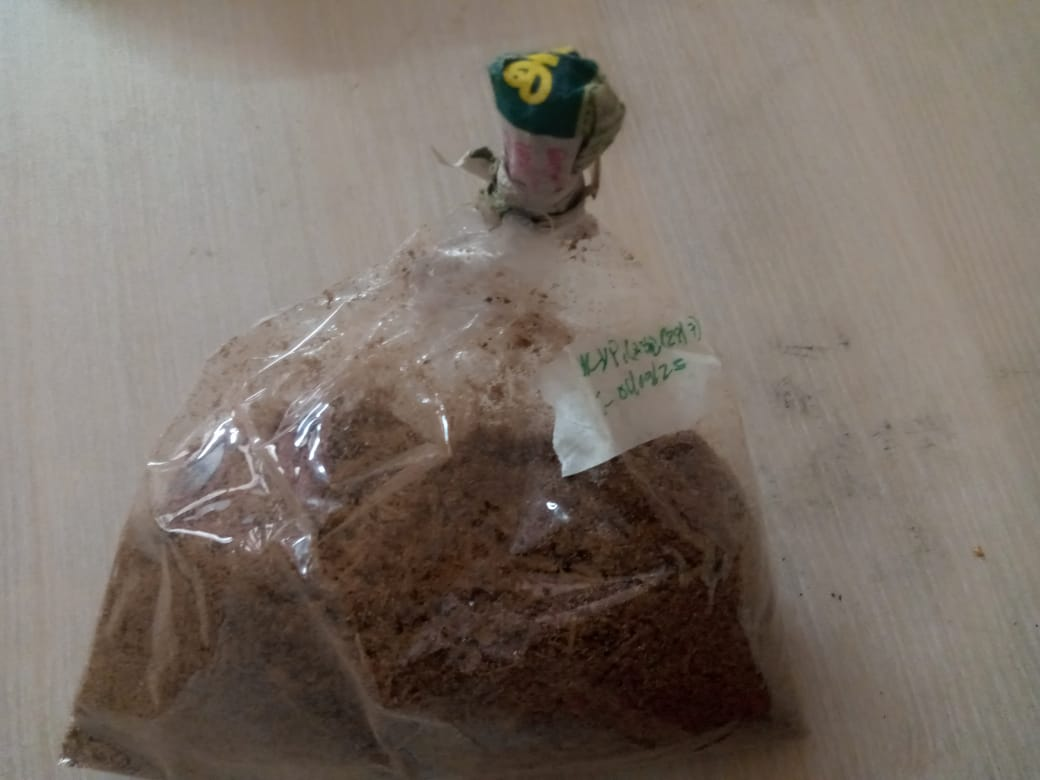
#> input picture fungal_growth_images/day1.jpeg, 1040 x 780 px; its folder holds only this picture in this run
$ python __init__.py
#> lines starting #> are read from the running program, lines starting #| are printed output that depends on the picture; after the words box and inside, x2 and y2 are one past the last pixel; in counts of white or black regions, pixels touching at a corner belong together
import cv2
import numpy as np
import matplotlib.pyplot as plt
import os
import math


def quantify_pigmentation(image_path, day_label, output_folder):
    # 1. Load Image
#> called with image_path = 'fungal_growth_images/day1.jpeg', day_label = 'Day 1', output_folder = 'analysis_results'
    img = cv2.imread(image_path)
#> img is the input picture: shape (780, 1040, 3); mean B, G, R 103.2, 111.7, 121.9
    if img is None:
        return 0, None

    # Resize
    scale_percent = 50
    width = int(img.shape[1] * scale_percent / 100)
#> width = 520
    height = int(img.shape[0] * scale_percent / 100)
#> height = 390
    img = cv2.resize(img, (width, height))
#> img: shape (390, 520, 3)

    # Crop top 30%
    crop_h = int(height * 0.30)
#> crop_h = 117
    img = img[crop_h:height, 0:width]
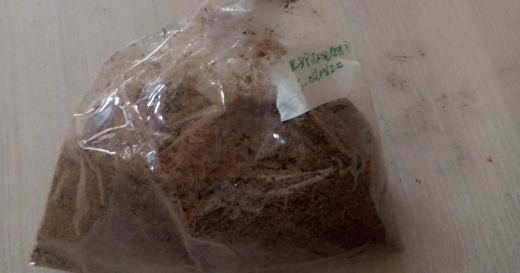
#> img: shape (273, 520, 3); mean B, G, R 92.5, 100.7, 112.5

    # 2. Convert to HSV
    hsv = cv2.cvtColor(img, cv2.COLOR_BGR2HSV)
#> hsv: shape (273, 520, 3); mean H, S, V 15.8, 62, 112.7

    # 3. Define Color Range ("Pink Backdoor" Strategy)
    s_min = 80
    v_min = 80

    lower_red1 = np.array([0, s_min, v_min])
    upper_red1 = np.array([9, 255, 255])
    lower_red2 = np.array([155, s_min, v_min])
    upper_red2 = np.array([180, 255, 255])

    mask1 = cv2.inRange(hsv, lower_red1, upper_red1)
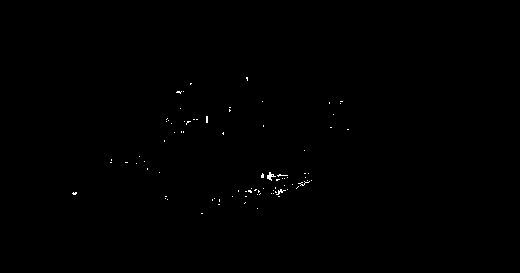
#> mask1: shape (273, 520); 0.2% white in thin lines or dots, all inside (x1, y1, x2, y2) = (72, 77, 349, 214)
    mask2 = cv2.inRange(hsv, lower_red2, upper_red2)
#> mask2: shape (273, 520); every value is 0
    pigment_mask = cv2.bitwise_or(mask1, mask2)

    # 4. Substrate Mask
    lower_bag = np.array([0, 20, 20])
    upper_bag = np.array([180, 255, 255])
    bag_mask_base = cv2.inRange(hsv, lower_bag, upper_bag)
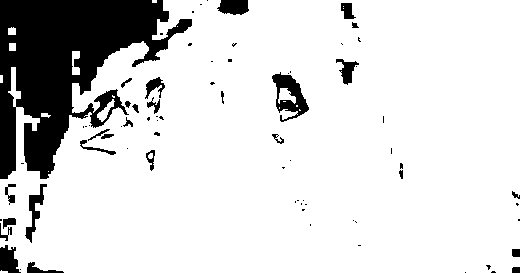
#> bag_mask_base: shape (273, 520); 85% white; 75 black regions (47 under 20 px), largest, box (x1, y1, x2, y2) and area: (0, 0, 192, 179) 17177, (272, 72, 309, 122) 842, (0, 245, 21, 273) 403
    total_bag_mask = cv2.bitwise_or(bag_mask_base, pigment_mask)

    # 5. Noise Cleanup
    kernel = np.ones((5, 5), np.uint8)
    pigment_mask = cv2.morphologyEx(pigment_mask, cv2.MORPH_OPEN, kernel)
    total_bag_mask = cv2.morphologyEx(total_bag_mask, cv2.MORPH_OPEN, kernel)
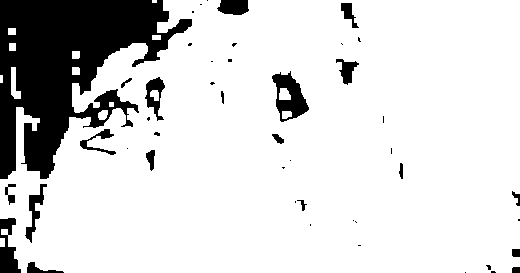
#> total_bag_mask: shape (273, 520); 84.4% white; 46 black regions (26 under 20 px), largest, box (x1, y1, x2, y2) and area: (0, 0, 192, 179) 17610, (272, 71, 309, 122) 946, (0, 218, 21, 273) 671

    # Blob Size Filter
    contours, _ = cv2.findContours(pigment_mask, cv2.RETR_EXTERNAL, cv2.CHAIN_APPROX_SIMPLE)
#> contours = []
    for cnt in contours:
        if cv2.contourArea(cnt) < 120:
            cv2.drawContours(pigment_mask, [cnt], -1, 0, -1)
#> this loop made 0 passes

    # 6. Calculate Area
    pigment_pixels = cv2.countNonZero(pigment_mask)
#> pigment_pixels = 0
    total_bag_pixels = cv2.countNonZero(total_bag_mask)
#> total_bag_pixels = 119869

    if total_bag_pixels == 0:
        ratio = 0
    else:
        ratio = (pigment_pixels / total_bag_pixels) * 100
#> ratio = 0

    # 7. Visualization PREPARATION (Do not show, just save)
    vis_img = img.copy()
    contours, _ = cv2.findContours(pigment_mask, cv2.RETR_EXTERNAL, cv2.CHAIN_APPROX_SIMPLE)
    cv2.drawContours(vis_img, contours, -1, (0, 0, 255), 2)

    # Add text label to the image itself for the report
    cv2.putText(vis_img, f"{day_label}: {ratio:.1f}%", (10, 30),
                cv2.FONT_HERSHEY_SIMPLEX, 0.8, (255, 255, 255), 2)
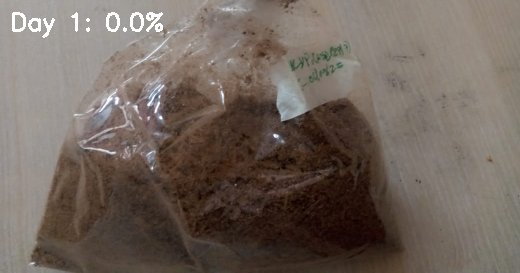
#> vis_img: shape (273, 520, 3); 0.66% of pixels changed, all inside (x1, y1, x2, y2) = (12, 12, 163, 38)

    # --- SAVE INDIVIDUAL DETAILED REPORT TO DISK ---
    plt.figure(figsize=(10, 4))
    plt.suptitle(f"Analysis for {day_label}", fontsize=14)
    plt.subplot(1, 3, 1);
    plt.imshow(cv2.cvtColor(img, cv2.COLOR_BGR2RGB));
    plt.title("Original")
    plt.subplot(1, 3, 2);
    plt.imshow(pigment_mask, cmap='gray');
    plt.title("Mask")
    plt.subplot(1, 3, 3);
    plt.imshow(cv2.cvtColor(vis_img, cv2.COLOR_BGR2RGB));
    plt.title(f"Overlay")

    # Save file instead of showing it
    save_path = os.path.join(output_folder, f"{day_label.replace(' ', '_')}.png")
    plt.savefig(save_path)
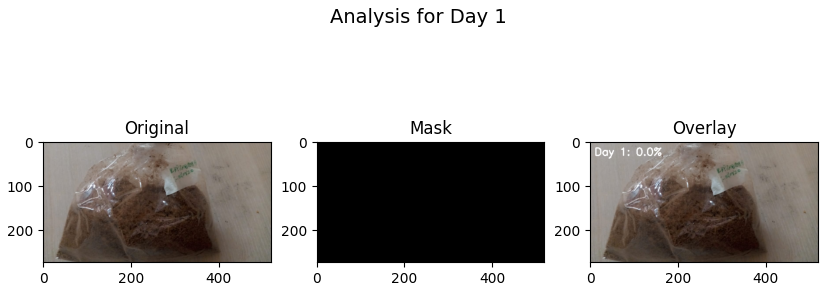
#> figure drawn by matplotlib, 3 panels
    plt.close()  # Close figure to free memory

    return ratio, vis_img


# --- RUN THE ANALYSIS ---
output_folder = "analysis_results"
if not os.path.exists(output_folder):
    os.makedirs(output_folder)

image_files = []
results = []
days = []
report_images = []  # Store images for the final grid

print(f"Starting Analysis... (Saving details to '{output_folder}/')")

for i in range(1, 16):
    file_name = f"fungal_growth_images/day{i}.jpeg"

    if os.path.exists(file_name):
        print(f"Processing Day {i}...", end='\r')  # \r prints on same line

        # We pass the output folder to save individual images there
        percentage, overlay_img = quantify_pigmentation(file_name, f"Day {i}", output_folder)
#> percentage = 0

        days.append(i)
        results.append(percentage)
        report_images.append(overlay_img)
    else:
        # If a day is missing, add a blank placeholder so the grid doesn't break
        pass

print(f"\nAnalysis Complete. Generating Summary Report...")

# --- 1. PLOT GROWTH CURVE ---
plt.figure(figsize=(10, 6))
plt.plot(days, results, marker='o', linestyle='-', color='r', linewidth=2)
plt.title("Fungal Pigmentation Growth Over Time")
plt.xlabel("Day")
plt.ylabel("Pigmentation Coverage (%)")
plt.grid(True)
plt.show()  # This is the first popup
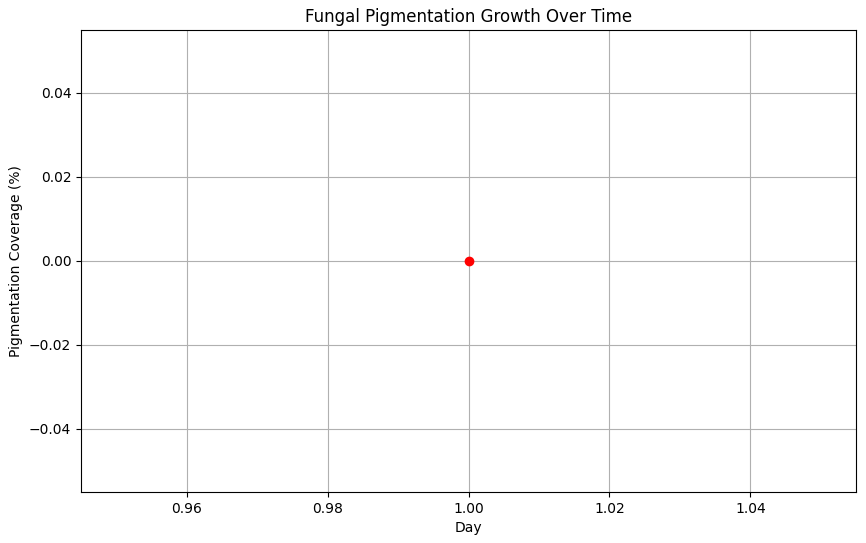
#> figure drawn by matplotlib, 1 panel

# --- 2. GENERATE SINGLE LARGE VISUAL REPORT (GRID) ---
# Calculate grid size (e.g., if 15 images, 3 rows of 5)
num_imgs = len(report_images)
cols = 5
rows = math.ceil(num_imgs / cols)

plt.figure(figsize=(15, 3 * rows))  # Dynamic height based on rows
plt.suptitle("Visual Progression Report", fontsize=16)

for idx, img in enumerate(report_images):
    plt.subplot(rows, cols, idx + 1)
    plt.imshow(cv2.cvtColor(img, cv2.COLOR_BGR2RGB))
    plt.axis('off')

plt.tight_layout()
plt.show()  # This is the second popup (The "Contact Sheet")
